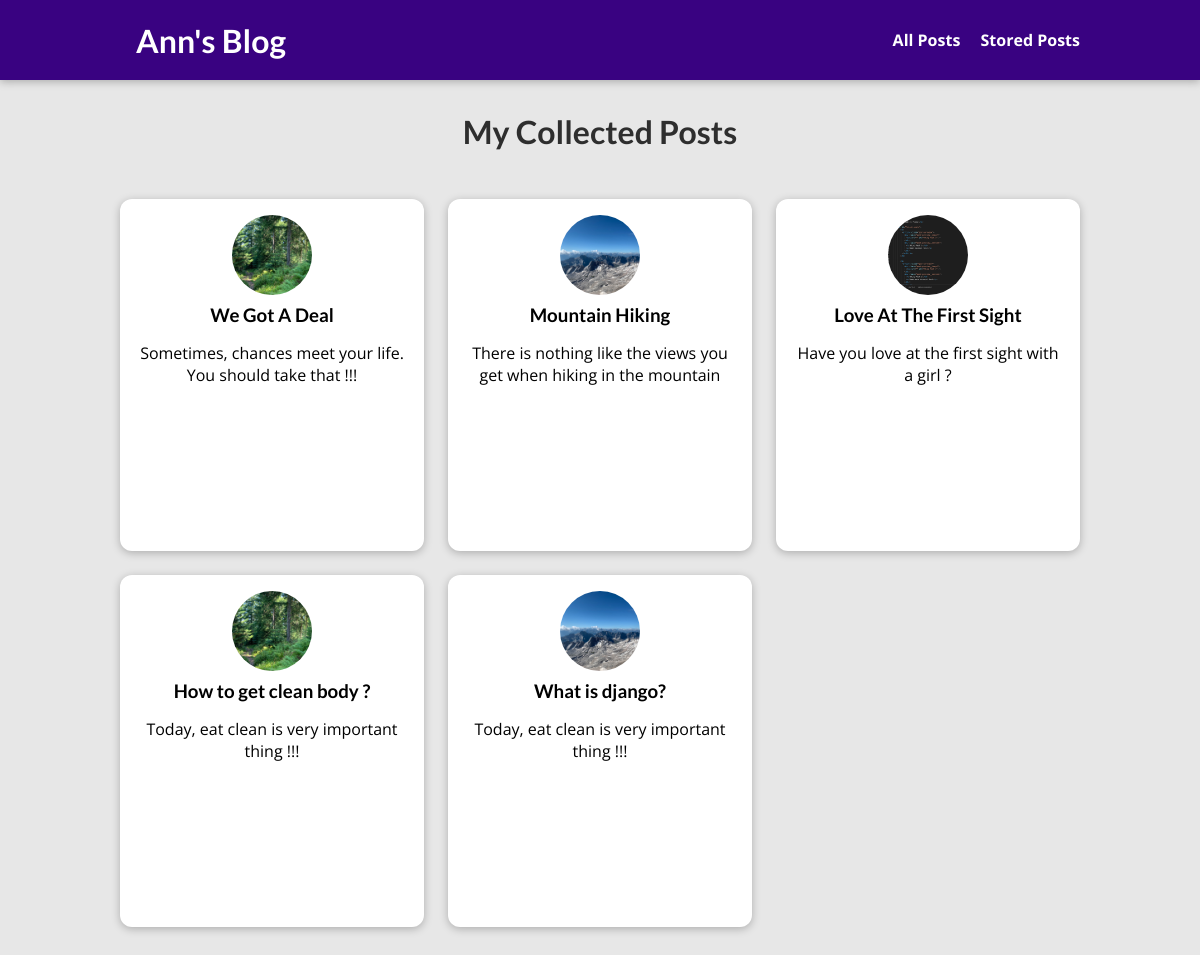
Page /post on the committed database.
### blog/models.py (models this page shows, shortened)
class Post(models.Model):
    title = models.CharField(max_length=150)
    excerpt = models.CharField(max_length=200)
    image = models.ImageField(upload_to="posts", null=True)
    date = models.DateField(auto_now=True)
    slug = models.SlugField(unique=True, db_index=True)
    content = models.TextField(validators=[MinLengthValidator(20)])
    author = models.ForeignKey(Author, on_delete=models.SET_NULL, null=True, related_name='posts')
    tags = models.ManyToManyField(Tag)

### blog/views.py (the view)
# urls.py: path('post', views.AllPostView.as_view(), name="post-page"),
class AllPostView(ListView):
    template_name = 'blog/all-pages.html'
    model = Post
    ordering = ["-date"]
    context_object_name = "posts"

### blog/templates/blog/all-pages.html (shortened to what this page needs)
{% extends "base.html" %}
{% load static %}
{% block css_files %}
    <link rel="stylesheet" href="{% static 'blog/all-post.css' %}">
    <link rel="stylesheet" href="{% static 'blog/includes/post.css' %}">
{% endblock %}
{% block content %}
    <section id="all-posts">
        <h2>My Collected Posts</h2>
        <ul>
            {% for post in posts %}
                {% include "blog/includes/post.html" %}
            {% endfor %}
        </ul>
    </section>
{% endblock %}

### blog/templates/blog/includes/post.html
{% load static %}
<li>
    <article class="post">
        <a href="{% url 'post-detail-page' post.slug %}">
            <img src="{{ post.image.url }}" alt="{{ post.title }}" />
            <div>
                <h3>{{ post.title }}</h3>
                <p>
                    {{ post.excerpt }}
                </p>
            </div>
        </a>
    </article>
</li>

### static/app.css (style rules this page uses)
* { box-sizing: border-box; }
html { font-family: 'Open Sans', 'Lato', sans-serif; }
body { margin: 0; }
h1, h2, h3 { font-family: 'Lato', sans-serif; font-weight: bold; }

### blog/static/blog/all-post.css (style rules this page uses)
body { background-color: #e7e7e7; }
#all-posts { margin: 7rem auto; width: 90%; max-width: 60rem; }
#all-posts h2 { text-align: center; font-size: 2rem; color: #2e2e2e; margin: 3rem 0; }
ul { list-style: none; margin: 0; padding: 0; display: grid; grid-template-columns: repeat(auto-fill, minmax(17rem, 1fr)); gap: 1.5rem; }
.post img { width: 7rem; height: 7rem; }
.post a { height: 22rem; transform-origin: center; box-shadow: 0 2px 8px rgba(0, 0, 0, 0.25); border-radius: 12px; background-color: white; }

### blog/static/blog/includes/post.css (style rules this page uses)
.post { display: flex; flex-direction: column; align-items: center; text-align: center; }
.post a { text-decoration: none; color: black; transition: all 0.2s ease; padding: 1rem; }
.post img { width: 5rem; height: 5rem; object-fit: cover; border-radius: 50%; }
.post h3 { margin: 0.25rem 0; }

### rows in the picture
Post: image (picture), title "We Got A Deal", excerpt "Sometimes, chances meet your life. You should take that !!!"
Post: image (picture), title "Mountain Hiking", excerpt "There is nothing like the views you get when hiking in the mountain"
Post: image (picture), title "Love At The First Sight", excerpt "Have you love at the first sight with a girl ?"
Post: image (picture), title "How to get clean body ?", excerpt "Today, eat clean is very important thing !!!"
Post: image (picture), title "What is django?", excerpt "Today, eat clean is very important thing !!!"
